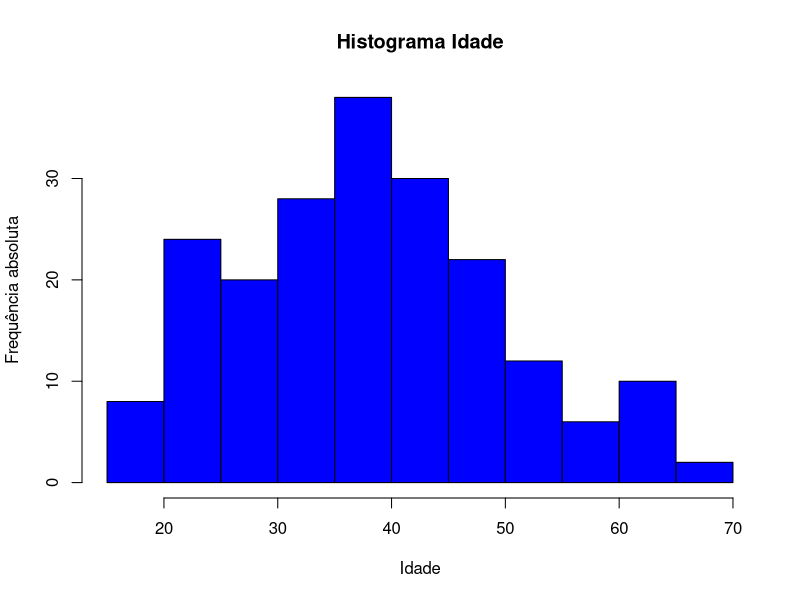
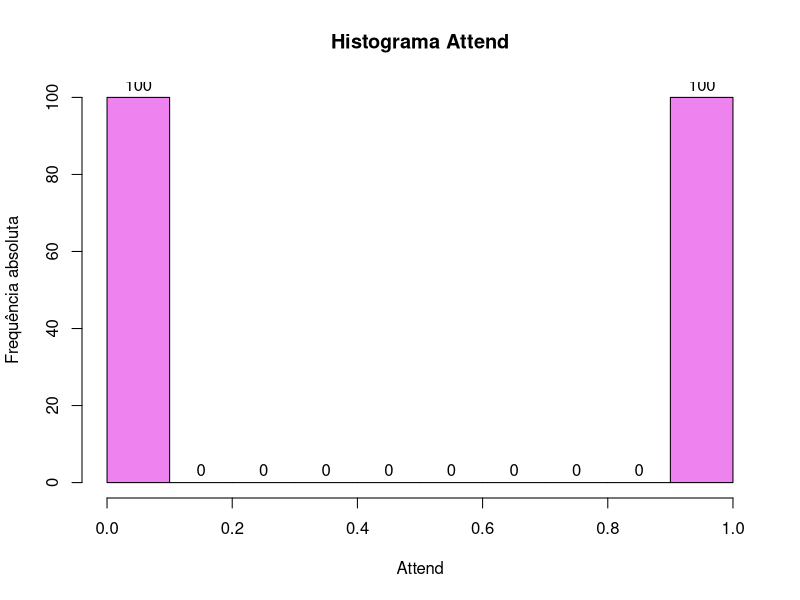

Reproduce these figures in R, in order.
#Teste Shapiro é importante para verificar se os dados segue a distribuição normal, ou seja, Gaussiana.
# Se os dados segue essa distribuição, portanto os dados serão simétricos e a média = mediana = moda

# Pasta do Trabalho

setwd("C:/Users/Nina/Desktop/Machine Learning- R")

# Instalar e ler a biblioteca
#install.packages("dplyr")
#install.packages("readxl")
library(dplyr)
library(readxl)


# Leitura do dataset

dados<- read_excel("dataset/consulta.xlsx", sheet = 1)

# Visualização dos dados em uma janela separada

View(dados)

# Função que resume as variáveis se são inteiras, float e etc..

glimpse(dados)

# Uma das Variáveis é fator , no entanto no teste de shapiro, as variáveis precisa ser númericas. 
# Para confirmar utilizo a função "Sapply"

i<- sapply(dados, is.factor)

# Nesta expressão transforma as listas em dados númericos com o uso da função "lapply"

dados[i]<-lapply(dados[i], as.numeric)

# Realizo o Teste Shapiro

# É importante entender que no Teste Shapiro
# A Hipótese Nula (H0) = Se o p-value > nível de significância , então a distribuição é normal
# A Hipótese Alternativa (H1) = Se o p value < nível de significância , então a distribuição não é normal

# Nível de significância = 0.05

shapiro.test(dados$Idade)
shapiro.test(dados$Attend)

# Gráfico de Histograma 
# É importante a visualização deste gráfico, pois podemos analisar grandes assimetrias, descontinuidade de dados
# e também picos multimodais. Assim identificando que não é um padrão de distribuição normal.
 

hist(dados$Idade,  main = "Histograma Idade", xlab = "Idade", ylab = "Frequência absoluta",
                   col  = c("blue"), lables = TRUE)
hist(dados$Attend, main = "Histograma Attend", xlab = "Attend", ylab = "Frequência absoluta",
                   col  = c("violet"), labels = TRUE)